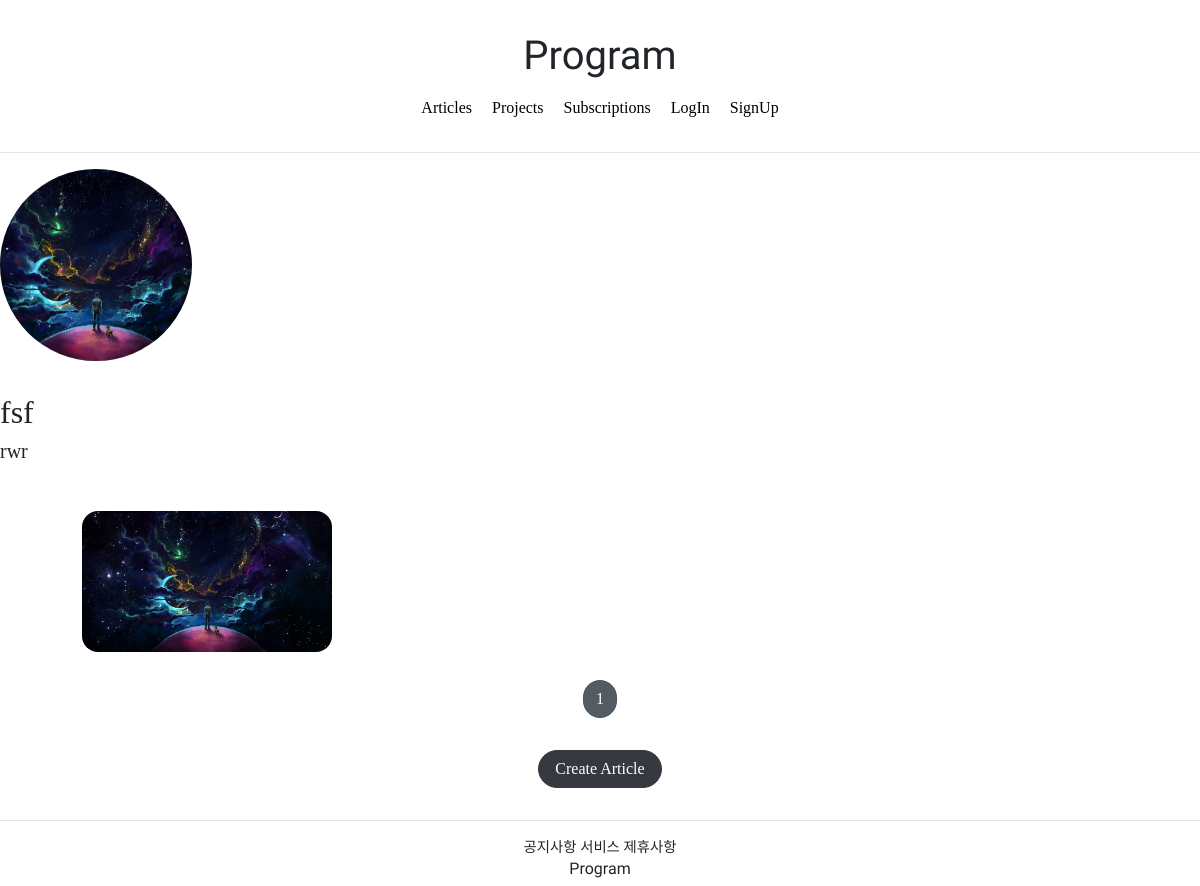
The page /projects/detail/1 on the database its author committed.
### projectapp/models.py (models this page shows, shortened)
class Project(models.Model):
    image = models.ImageField(upload_to="project/", null=False)
    title = models.CharField(max_length=20, null=False)
    description = models.CharField(max_length=200, null=False)
    created_at = models.DateTimeField(auto_now=True)

### articleapp/models.py (models this page shows)
class Article(models.Model):
    writer = models.ForeignKey(User, on_delete=models.SET_NULL, related_name="article", null=True)
    project = models.ForeignKey(Project, on_delete=models.SET_NULL,
                                related_name="article", null=True)
    title = models.CharField(max_length=200, null=True)
    image = models.ImageField(upload_to="article/", null=False)
    content = models.TextField(null=True)
    created_at = models.DateField(auto_created=True, null=True)

### projectapp/views.py (the view)
# urls.py: path("detail/<int:pk>", ProjectDetailView.as_view(), name='detail'),
class ProjectDetailView(DetailView, MultipleObjectMixin):
    model = Project
    context_object_name = "target_project"
    template_name = "projectapp/detail.html"
    paginate_by = 25
    def get_context_data(self, **kwargs):
        project = self.object
        user = self.request.user
        if user.is_authenticated:
            subscription = Subscription.objects.filter(user=user, project=project)
        else:
            subscription = None
        object_list = Article.objects.filter(project=self.get_object())
        return super(ProjectDetailView, self).get_context_data(object_list=object_list,
                                                               subscription=subscription,
                                                               **kwargs)

### projectapp/templates/projectapp/detail.html (shortened to what this page needs)
{% extends 'base.html' %}
{% block content %}
    <div>
        <div class="text-align: center; max-width:500px; margin: 4rem auto 1.5rem auto;">
            <img src="{{ target_project.image.url }}" alt=""
                 style="height: 12rem; width: 12rem; border-radius: 20rem; margin-bottom: 2rem; object-fit: cover;">
            <h2 style="font-family: 'NanumSquareRoundOTFL'">
                {{ target_project.title }}
            </h2>
            <h5>
                {{ target_project.description }}
            </h5>
        </div>
        <div>
            {% include "snippets/list_fragment.html" with article_list=object_list %}
        </div>
    </div>
{% endblock %}

### templates/snippets/list_fragment.html (shortened to what this page needs)
{% load static %}
{% if article_list %}
    <div class="container">
        {% for article in article_list %}
            <a href="{% url 'articleapp:detail' pk=article.pk %}">
                {% include 'snippets/card.html' with article=article %}
            </a>
        {% endfor %}
    </div>
{% else %}
    <div class="text-center">
        <h1>No Article YET!</h1>
    </div>
{% endif %}
{% include 'snippets/pagination.html' with page_obj=page_obj %}
<div style="text-align: center;">
    <a href="{% url 'articleapp:create' %}" class="btn btn-dark rounded-pill px-3 mt-3 mb-3">
        Create Article
    </a>
</div>

### templates/snippets/card.html
<div>
    <img src="{{ article.image.url }}" alt="">
</div>

### static/base.css (style rules this page uses)
a { color: black; }

### templates/snippets/list_fragment.html (style rules this page uses)
.container { padding: 0; margin: 0 auto; }
.container a { width: 45%; max-width: 250px; }
.container div { display: flex; justify-content: center; align-items: center; border-radius: 1rem; }
.container img { width: 100%; border-radius: 1rem; }

### rows shown on the page
Project: image (picture), title "fsf", description "rwr"
Article: image (picture)

### other values the page prints
{{ page_obj.number }} "1"
